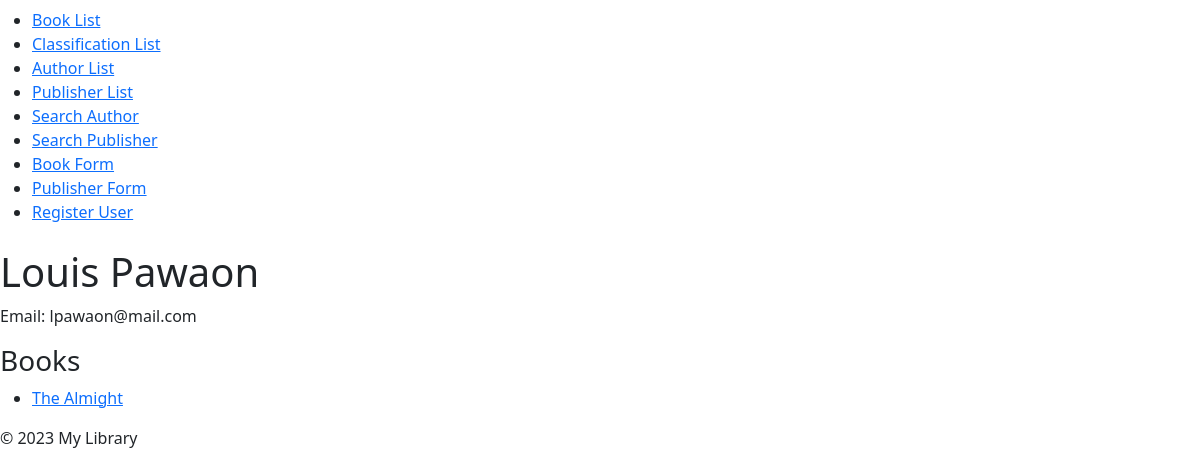
/authors/2/ (signed in), run on an earlier commit of the app's database.
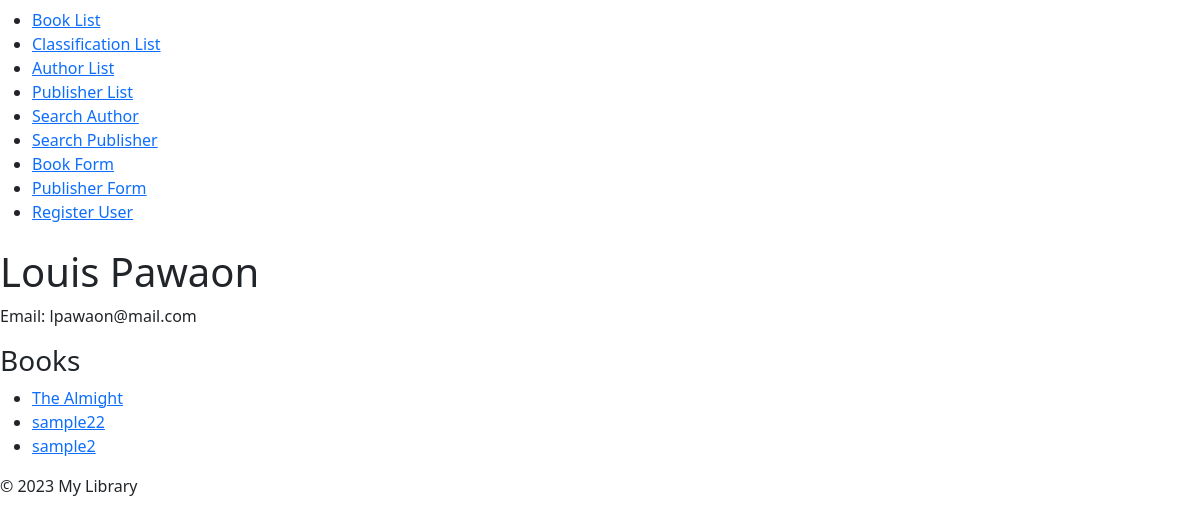
And on a later commit of the database.
### exercises/models.py (models this page shows, shortened)
class Book (models.Model):
    title = models.CharField(max_length=255)
    authors = models.ManyToManyField('exercises.Author')
    publisher = models.ForeignKey(
        "exercises.Publisher",
        on_delete=models.CASCADE
    )
    publication_date = models.DateField()
    def was_published_recently(self):
        date_today = timezone.now().date()
        return self.publication_date >= date_today - timedelta(day=1)
    was_published_recently.admin_order_field = "publication_date"
    was_published_recently.boolean=True
    was_published_recently.short_description = "Published recently?"
    class Meta:
        verbose_name = _("Book")
        verbose_name_plural = _("Books")

### exercises/views.py (the view)
# urls.py: path('authors/<int:author_id>/', author_detail, name='author_detail'),
@login_required
def author_detail(request, author_id):
    author = get_object_or_404(Author, pk=author_id)
    return render(request, 'author_detail.html', {'author': author})

### exercises/models.py (called while the page is built)
    def __str__(self):
        return f"{self.first_name} {self.last_name}"

### exercises/templates/author_detail.html
{% extends 'base.html' %}
{% block content %}
  <h1>{{ author }}</h1>
  <p>Email: {{ author.email }}</p>
  <h3>Books</h3>
  <ul>
    {% for book in author.book_set.all %}
      <li><a href="{% url 'book_detail' book.id %}">{{ book.title }}</a></li>
    {% endfor %}
  </ul>
{% endblock %}

What changed in the data, as far as the page shows it:
added Book: title "sample22"
added Book: title "sample2"
